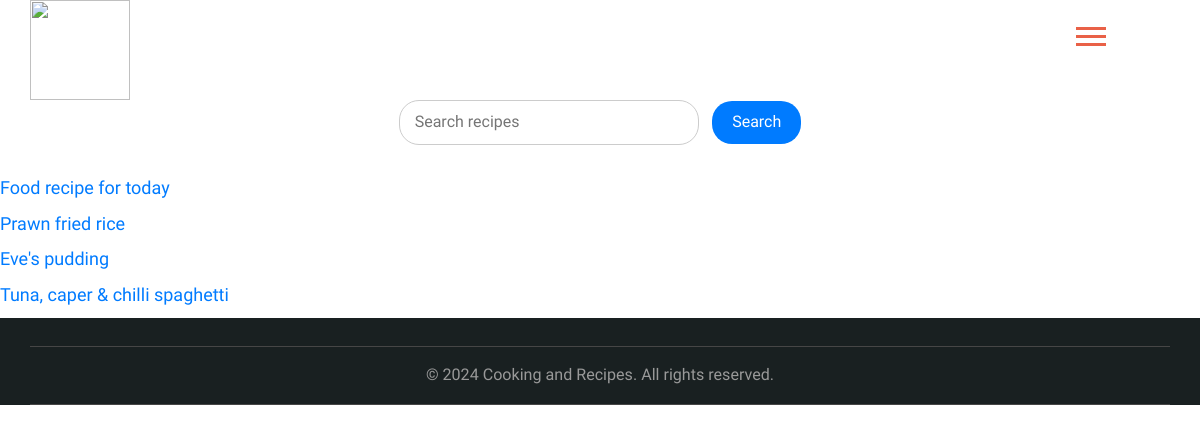
Screenshot of /search.php with the database file from the repository.
### tables this page shows
CREATE TABLE `recipes` (
  `id` int(11) NOT NULL,
  `title` varchar(100) NOT NULL,
  `description` text DEFAULT NULL,
  `ingredients` text DEFAULT NULL,
  `instructions` text DEFAULT NULL,
  `image_url` varchar(255) DEFAULT NULL
);

### search.php (the view, shortened to what this page needs)
<?php
$servername = "localhost";
$username = "root";
$password = "";
$dbname = "chef";
$conn = new mysqli($servername, $username, $password, $dbname);
$sql = "SELECT * FROM recipes";
$result = $conn->query($sql);
$search = isset($_GET["search"]) ? $_GET["search"] : "";
$sql = "SELECT * FROM recipes";
if (!empty($search)) {
    $sql .= " WHERE title LIKE ? OR description LIKE ?";
    $searchPattern = "%" . $search . "%";
    $stmt = $conn->prepare($sql);
    $stmt->bind_param("ss", $searchPattern, $searchPattern);
    $stmt->execute();
    $result = $stmt->get_result();
} else {
    $result = $conn->query($sql);
}
?>
<!DOCTYPE html>
<html lang="zxx">
<head>
    <link href="css/bootstrap.css" type="text/css" rel="stylesheet" media="all">
    <link href="css/style.css" type="text/css" rel="stylesheet" media="all">
    <link rel="stylesheet" type="text/css" href="css/zoomslider.css" />
    <link type="text/css" rel="stylesheet" href="css/cm-overlay.css" />
    <link href="css/font-awesome.css" rel="stylesheet">
</head>
<body>
    <div class="w3_agilits_banner_bootm">
        <div class="container">
            <div class="w3_agile_logo">
                <h1>
                    <a href="index.php">
                        <img src="images/logo.png" alt=""  style="height: 100px; width: 100px;" /></a>
                </h1>
            </div>
            <div class="agileits_w3layouts_nav">
                <div id="toggle_m_nav">
                    <div id="m_nav_menu" class="m_nav">
                        <div class="m_nav_ham w3_agileits_ham" id="m_ham_1"></div>
                        <div class="m_nav_ham" id="m_ham_2"></div>
                        <div class="m_nav_ham" id="m_ham_3"></div>
                    </div>
                </div>
            </div>
        </div>
    </div>
<div class="search-form">
    <form method="get" action="<?php echo $_SERVER["PHP_SELF"]; ?>">
        <input type="text" name="search" class="search-input" placeholder="Search recipes" value="<?php echo $search; ?>">
        <button type="submit" class="search-button">Search</button>
    </form>
</div>
<?php if ($result->num_rows > 0) { ?>
    <div class="search-results">
        <?php while ($row = $result->fetch_assoc()) { ?>
            <a href="view_recipe.php?id=<?php echo $row["id"]; ?>"><?php echo $row["title"]; ?></a>
        <?php } ?>
    </div>
<?php } else { ?>
    <p>No recipes found.</p>
<?php } ?>
    <div class="agile-footer w3ls-section">
        <div class="container">
            <div class="agileits_w3layouts-copyright">
                <p>&copy; 2024 Cooking and Recipes. All rights reserved.</p>
            </div>
        </div>
    </div>
    <link href="css/owl.carousel.css" rel="stylesheet">
</body>
</html>

### css/style.css (style rules this page uses)
body { margin: 0; background: #fff; font-family: 'Mukta Mahee', sans-serif; }
body a { transition: 0.5s all; -webkit-transition: 0.5s all; -moz-transition: 0.5s all; -o-transition: 0.5s all; -ms-transition: 0.5s all; text-decoration: none; outline: none; }
h1, h2, h3, h4, h5, h6 { margin: 0; }
p { margin: 0; font-size: 1.15em; color: #999; line-height: 1.8em; }
.w3_agile_logo { margin: 0; }
.w3_agile_logo h1 a { font-size: 1.1em; color: #fff; position: relative; text-decoration: none; font-family: 'Righteous', cursive; text-transform: capitalize; }
.m_nav_ham { box-sizing: border-box; -webkit-transition-duration: 0.3s; -moz-transition-duration: 0.3s; -ms-transition-duration: 0.3s; transition-duration: 0.3s; }
#m_nav_menu { width: 50px; height: 32px; position: fixed; top: 30px; right: 13.4%; z-index: 999 !important; cursor: pointer; }
.m_nav_ham { width: 30px; height: 3px; background: #e96147; margin: 5px auto; }
.w3_agileits_ham { margin-top: .8em; }
#m_nav_menu { top: 2%; }
.w3_agilits_banner_bootm { padding: 0; background: url(../images/nav.jpg) no-repeat center; }
ul.footer-nav, .agileits_w3layouts-copyright { text-align: center; border: 1px solid #464646; border-width: 1px 0; }
.agileits_w3layouts-copyright { padding: 1em; text-align: center; }
.agile-footer.w3ls-section { padding: 2em 0 0; background: #192021; }
@media screen and (max-width: 1440px) { #m_nav_menu { right: 9.3%; } }
@media screen and (max-width: 1366px) { #m_nav_menu { right: 7%; } }

### search.php (style rules this page uses)
.search-form { text-align: center; margin-bottom: 30px; }
.search-input { padding: 10px 15px; width: 300px; border: 1px solid #ccc; border-radius: 20px; font-size: 16px; margin-right: 10px; }
.search-button { padding: 10px 20px; background-color: #007bff; color: #fff; border: none; border-radius: 20px; font-size: 16px; cursor: pointer; }
.search-results { margin-top: 20px; }
.search-results a { display: block; color: #007bff; text-decoration: none; font-size: 18px; margin-bottom: 10px; }

### rows the page displays
recipes: title "Food recipe for today"
recipes: title "Prawn fried rice"
recipes: title "Eve's pudding"
recipes: title "Tuna, caper & chilli spaghetti"
